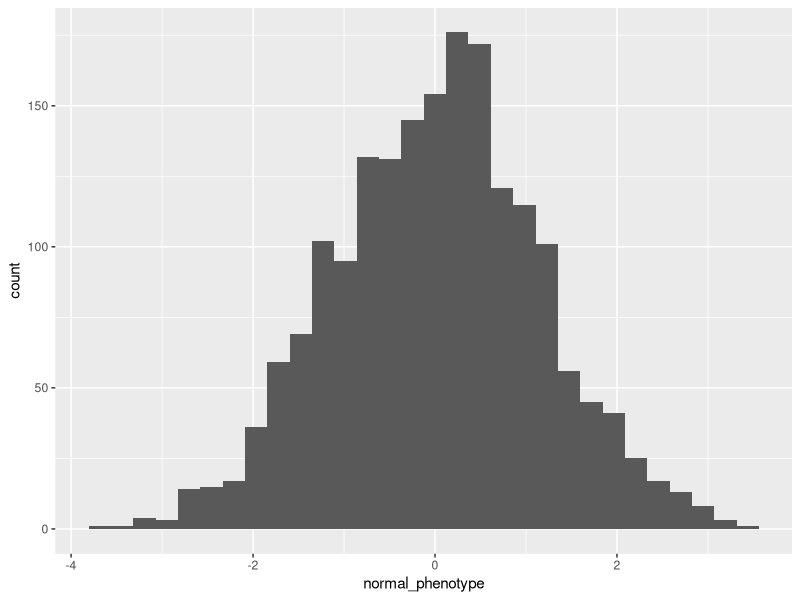

The R source for this figure:
## ---- chunk 1
knitr::opts_chunk$set(echo = TRUE)
## ---- chunk 2
library(tidyverse)
set.seed(638)
## ---- chunk 3
# Table of line names and cohorts
lines <- tibble(
  cohort = c( rep("cohort1", 211), rep("cohort2", 206), rep("cohort3", 207) )
) %>% 
  mutate(
    line = paste0(cohort, "_", 1:length(cohort))
  )
# Print the first 6 lines
head(lines)
# There is a row for each line
nrow(lines)
## ---- chunk 4
nreps <- 3
exp_design = vector('list', nreps) # An empty list
# Randomise the order of lines in each replicate
for (r in 1:nreps){
  exp_design[[r]] <- lines[sample(1:nrow(lines)),] %>% 
    mutate(replicate = r)
}
exp_design <- bind_rows(exp_design)

# Print the first 6 lines
head(exp_design)
# There are 1872 lines, which is 3*622
nrow(exp_design)
## ---- chunk 5
ntrays <- 39
exp_design <- exp_design %>% 
  mutate(
    tray = rep(1:ntrays, each=48)
    )
## ---- chunk 6

cohort_effects <- tibble(
  cohort = unique(exp_design$cohort),
  cohort_effect = rnorm(n=3, sd=0.01)
)
cohort_effects
## ---- chunk 7
replicate_effects <- tibble(
  replicate = 1:nreps,
  replicate_effect = rnorm(n=nreps, sd=0.2)
)

genetic_effects  <- tibble(
    line = lines$line,
    genetic_effect = rnorm(n=nrow(lines), sd=0.5)
  )

tray_effects <- tibble(
  tray = 1:ntrays,
  tray_effect = rnorm(n=ntrays, sd = 0.1)
  
)
## ---- chunk 8
head(genetic_effects)
## ---- chunk 9
exp_design <- exp_design %>% 
  left_join(cohort_effects, by = "cohort") %>% 
  left_join(replicate_effects, by ='replicate') %>% 
  left_join(genetic_effects, by='line') %>%
  left_join(tray_effects, by = 'tray')
## ---- chunk 10
exp_design <- exp_design %>% 
  mutate(
    normal_phenotype = cohort_effect + replicate_effect + genetic_effect + tray_effect + rnorm(nrow(exp_design), 0.19)
  )
## ---- chunk 11
exp_design %>% 
  ggplot(aes(x = normal_phenotype)) +
  geom_histogram()
